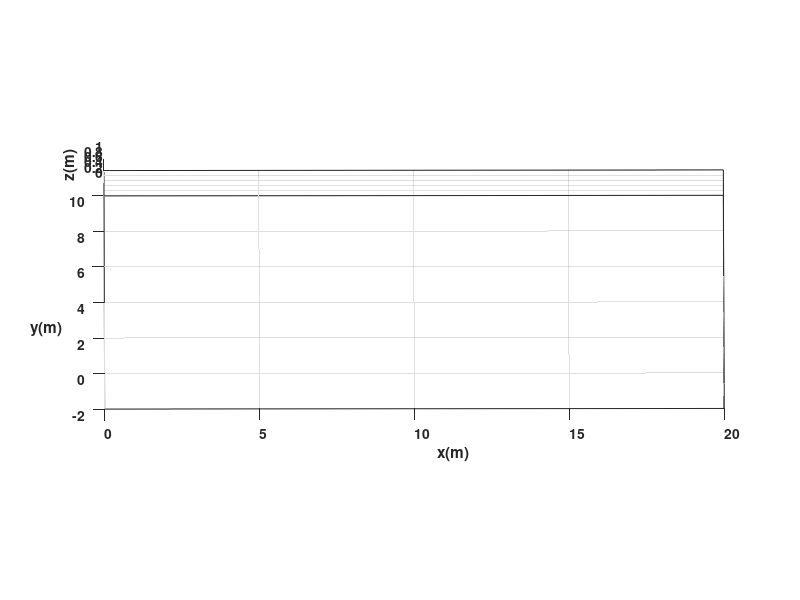

Write MATLAB code to recreate this figure. (Note: this script raises an error after producing the figure.)
%Limpieza de pantalla
clear all
close all
clc

%%%%%%%%%%%%%%%%%%%%%%%%% TIEMPO %%%%%%%%%%%%%%%%%%%%%%%%%%%%%%%%%%%%%%
tf= 72;             % Tiempo de simulación en segundos (s)
ts=0.1;            % Tiempo de muestreo en segundos (s)
t=0:ts:tf;         % Vector de tiempo
N= length(t);      % Muestras


%%%%%%%%%%%%%%%%%%% CONDICIONES INICIALES %%%%%%%%%%%%%%%%%%%%%%%%%%%%%%%
%Inicializamos las variables que se van a emplear
x1= zeros (1, N+1);       % Posición (X) en el centro del eje que une las ruedas en metros (m)
y1= zeros (1, N+1);       % Posición (Y) en el centro del eje que une las ruedas en metros (m)
phi= zeros (1, N+1);      % Orientación del robot en radiaanes (rad)

%Damos valores a nuestro punto inicial de posición y orientación
x1(1)=0;  %Posición inicial eje x
y1(1)=0;  %Posición inicial eje y
phi(1)=pi/2; %Orientación inicial del robot 

%%%%%%%%%%%%%%%%%%%%% PUNTO DE CONTROL %%%%%%%%%%%%%%%%%%%%%%%%%%%%%%%%%%%
%Inicializamos el punto de control 
hx= zeros (1, N+1);       % Posición en el eje (X) del punto de control en metros (m)
hy= zeros (1, N+1);       % Posición en el eje (Y) del punto de control en metros (m)

%Igualamos el punto de control con las proyecciones X1 y Y1 por su
%coincidencia
hx(1)= x1(1);       % Posición del punto de control en el eje (X) metros (m)
hy(1)= y1(1);       % Posición del punto de control en el eje (Y) metros (m)

%%%%%%%%%%%%%%%%%%%%%% VELOCIDADES DE REFERENCIA %%%%%%%%%%%%%%%%%%%%%%%%%%

     %Inicia Letra B                                                                                                                                                                                                                                        %Inicia letra E                                                                                                                                                                                                                                                                 %Inicia Letra R                                                                                                                                                                                                                                                                                                              %Inicia Letra E                                                                      
v = [0*ones(1,10) 3*ones(1,10) 0*ones(1,10)     1*ones(1,10)  0*ones(1,10)       1.5*ones(1,10)  0*ones(1,10)     1*ones(1,10)   0*ones(1,10)  1*ones(1,10)   0*ones(1,10)       1.5*ones(1,10)  0*ones(1,10)       1*ones(1,10) 0*ones(1,10)  1*ones(1,10) 0.5*ones(1,10)  0*ones(1,10)     3*ones(1,10)       0*ones(1,15)   1*ones(1,10) 0*ones(1,10)   1*ones(1,10) 0*ones(1,10)     1.5*ones(1,10)  0*ones(1,10)       0.5*ones(1,10) 0*ones(1,10)    0.5*ones(1,10) 0*ones(1,10)       1.5*ones(1,10)  0*ones(1,10)     1*ones(1,10)  0.5*ones(1,10)  0*ones(1,10)    3*ones(1,10)  0*ones(1,10)      .9*ones(1,10)  0*ones(1,10)     .2*ones(1,10)   0*ones(1,10)      1.2*ones(1,10) 0*ones(1,10)    .2*ones(1,10)   0*ones(1,10)      .9*ones(1,10) 0*ones(1,10)  .9*ones(1,10) 0*ones(1,10)      0.2*ones(1,10) 0*ones(1,10)      1.4*ones(1,10) 0*ones(1,10)   0.5*ones(1,10) 0*ones(1,10)     3*ones(1,10)       0*ones(1,15)   1*ones(1,10) 0*ones(1,10)   1*ones(1,10) 0*ones(1,10)     1.5*ones(1,10)  0*ones(1,10)       0.5*ones(1,10) 0*ones(1,10)    0.5*ones(1,10) 0*ones(1,10)       1.5*ones(1,10)  0*ones(1,10)     1*ones(1,10)  0*ones(1,21)];
w = [0*ones(1,10) 0*ones(1,10) -pi/2*ones(1,10) 0*ones(1,10)  3/2*pi*ones(1,10)  0*ones(1,10)    -pi/2*ones(1,10) 0*ones(1,10)   pi*ones(1,10) 0*ones(1,10)   3/2*pi*ones(1,10)  0*ones(1,10)    -pi/2*ones(1,10)   0*ones(1,10) pi*ones(1,10) 0*ones(1,10) 0*ones(1,10)    pi/2*ones(1,10)  0*ones(1,10)       pi*ones(1,15)  0*ones(1,10) -pi*ones(1,10) 0*ones(1,10) pi/2*ones(1,10)  0*ones(1,10)    pi/2*ones(1,10)    0*ones(1,10)   -pi*ones(1,10)  0*ones(1,10)   -3/2*pi*ones(1,10) 0*ones(1,10)    pi/2*ones(1,10)  0*ones(1,10)  0*ones(1,10)    pi/2*ones(1,10) 0*ones(1,10)  3/2*pi*ones(1,10) 0*ones(1,10)   -pi/4*ones(1,10) 0*ones(1,10)    7/4*pi*ones(1,10) 0*ones(1,10)  -pi/4*ones(1,10) 0*ones(1,10)    7/4*pi*ones(1,10) 0*ones(1,10)  pi*ones(1,10) 0*ones(1,10)  -pi/4*ones(1,10)  0*ones(1,10)   7/4*pi*ones(1,10) 0*ones(1,10)   pi/2*ones(1,10) 0*ones(1,10)   pi/2*ones(1,10)  0*ones(1,10)       pi*ones(1,15)  0*ones(1,10) -pi*ones(1,10) 0*ones(1,10) pi/2*ones(1,10)  0*ones(1,10)    pi/2*ones(1,10)    0*ones(1,10)   -pi*ones(1,10)  0*ones(1,10)   -3/2*pi*ones(1,10) 0*ones(1,10)    pi/2*ones(1,10)  0*ones(1,10)  0*ones(1,21)];

%%%%%%%%%%%%%%%%%%%%%%%%% BUCLE DE SIMULACION %%%%%%%%%%%%%%%%%%%%%%%%%%%%%%%%

for k=1:N 
    
    %Aplico la integral a la velocidad angular para obtener el angulo "phi" de la orientación
    phi(k+1)=phi(k)+w(k)*ts; % Integral numérica (método de Euler)
           
   %%%%%%%%%%%%%%%%%%%%% MODELO CINEMATICO %%%%%%%%%%%%%%%%%%%%%%%%%
    
    xp1=v(k)*cos(phi(k)); 
    yp1=v(k)*sin(phi(k));
 
    %Aplico la integral a la velocidad lineal para obtener las cordenadas
    %"x1" y "y1" de la posición
    x1(k+1)=x1(k)+ ts*xp1; % Integral numérica (método de Euler)
    y1(k+1)=y1(k)+ ts*yp1; % Integral numérica (método de Euler)

    % Posicion del robot con respecto al punto de control
    hx(k+1)=x1(k+1); 
    hy(k+1)=y1(k+1);

end



%%%%%%%%%%%%%%%%%%%%%%%%%%%%% SIMULACION VIRTUAL 3D %%%%%%%%%%%%%%%%%%%%%%%%%%%%

% a) Configuracion de escena

scene=figure;  % Crear figura (Escena)
set(scene,'Color','white'); % Color del fondo de la escena
set(gca,'FontWeight','bold') ;% Negrilla en los ejes y etiquetas
sizeScreen=get(0,'ScreenSize'); % Retorna el tamaño de la pantalla del computador
set(scene,'position',sizeScreen); % Configurar tamaño de la figura
camlight('headlight'); % Luz para la escena
axis equal; % Establece la relación de aspecto para que las unidades de datos sean las mismas en todas las direcciones.
grid on; % Mostrar líneas de cuadrícula en los ejes
box on; % Mostrar contorno de ejes
xlabel('x(m)'); ylabel('y(m)'); zlabel('z(m)'); % Etiqueta de los ejes

view([-0.1 35]); % Orientacion de la figura
axis([0 20 -2 10 0 1]); % Ingresar limites minimos y maximos en los ejes x y z [minX maxX minY maxY minZ maxZ]

% b) Graficar robots en la posicion inicial
scale = 4;
MobileRobot;
H1=MobilePlot(x1(1),y1(1),phi(1),scale);hold on;

% c) Graficar Trayectorias
H2=plot3(hx(1),hy(1),0,'r','lineWidth',2);

% d) Bucle de simulacion de movimiento del robot

step=10; % pasos para simulacion

for k=1:step:N

    delete(H1);    
    delete(H2);
    
    H1=MobilePlot(x1(k),y1(k),phi(k),scale);
    H2=plot3(hx(1:k),hy(1:k),zeros(1,k),'r','lineWidth',2);
    
    pause(ts);

end
